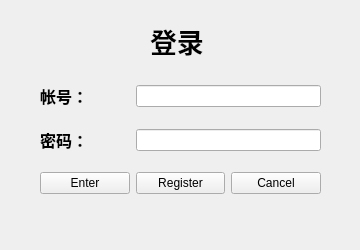
<?xml version="1.0" encoding="UTF-8"?>
<ui version="4.0">
 <class>Login</class>
 <widget class="QWidget" name="Login">
  <property name="geometry">
   <rect>
    <x>0</x>
    <y>0</y>
    <width>360</width>
    <height>250</height>
   </rect>
  </property>
  <property name="minimumSize">
   <size>
    <width>360</width>
    <height>250</height>
   </size>
  </property>
  <property name="maximumSize">
   <size>
    <width>360</width>
    <height>250</height>
   </size>
  </property>
  <property name="windowTitle">
   <string>Enter</string>
  </property>
  <widget class="QLabel" name="label_3">
   <property name="geometry">
    <rect>
     <x>150</x>
     <y>20</y>
     <width>61</width>
     <height>41</height>
    </rect>
   </property>
   <property name="font">
    <font>
     <family>Aharoni</family>
     <pointsize>20</pointsize>
     <weight>75</weight>
     <bold>true</bold>
    </font>
   </property>
   <property name="text">
    <string>登录</string>
   </property>
  </widget>
  <widget class="QWidget" name="layoutWidget">
   <property name="geometry">
    <rect>
     <x>40</x>
     <y>70</y>
     <width>281</width>
     <height>141</height>
    </rect>
   </property>
   <layout class="QGridLayout" name="gridLayout">
    <item row="0" column="0">
     <widget class="QLabel" name="label">
      <property name="font">
       <font>
        <family>Aharoni</family>
        <pointsize>12</pointsize>
        <weight>75</weight>
        <bold>true</bold>
       </font>
      </property>
      <property name="text">
       <string>帐号：</string>
      </property>
     </widget>
    </item>
    <item row="0" column="1" colspan="2">
     <widget class="QLineEdit" name="le_id"/>
    </item>
    <item row="1" column="0">
     <widget class="QLabel" name="label_2">
      <property name="font">
       <font>
        <family>Aharoni</family>
        <pointsize>12</pointsize>
        <weight>75</weight>
        <bold>true</bold>
       </font>
      </property>
      <property name="text">
       <string>密码：</string>
      </property>
     </widget>
    </item>
    <item row="1" column="1" colspan="2">
     <widget class="QLineEdit" name="le_pswd">
      <property name="readOnly">
       <bool>false</bool>
      </property>
     </widget>
    </item>
    <item row="2" column="0">
     <widget class="QPushButton" name="pb_enter">
      <property name="text">
       <string>Enter</string>
      </property>
     </widget>
    </item>
    <item row="2" column="1">
     <widget class="QPushButton" name="pb_register">
      <property name="text">
       <string>Register</string>
      </property>
     </widget>
    </item>
    <item row="2" column="2">
     <widget class="QPushButton" name="pb_cancel">
      <property name="text">
       <string>Cancel</string>
      </property>
     </widget>
    </item>
   </layout>
  </widget>
 </widget>
 <resources/>
 <connections/>
</ui>
